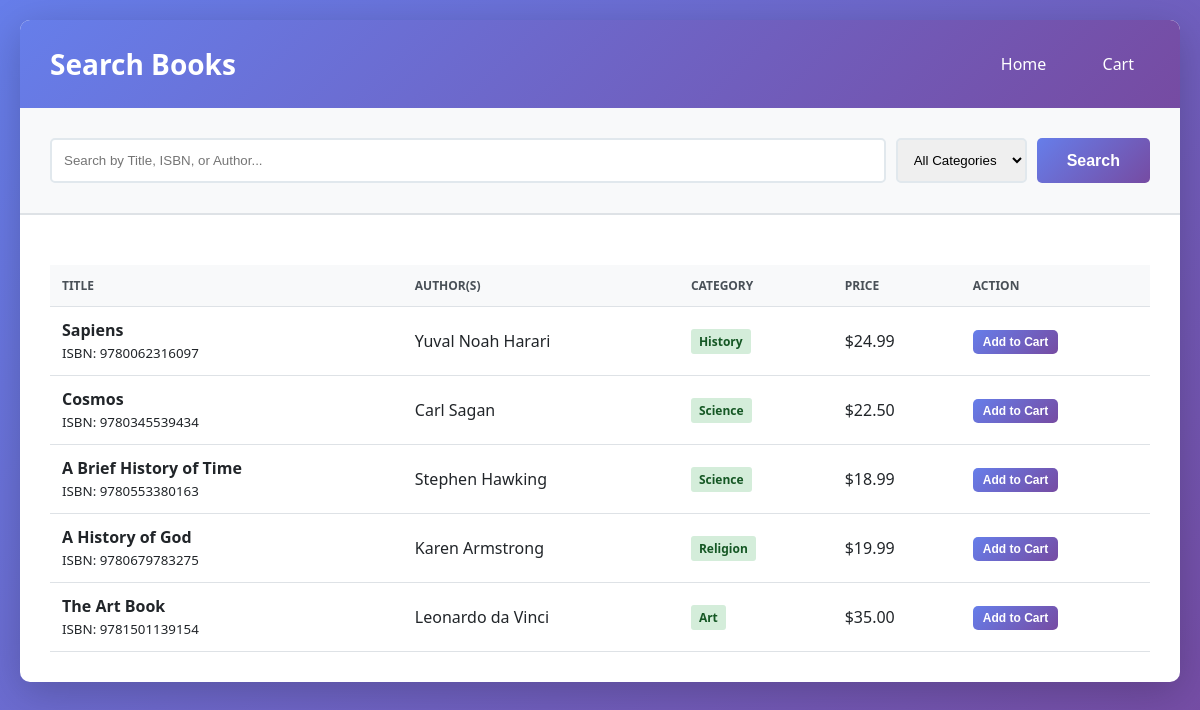
Screenshot of /search_books.php (signed in) with the database file from the repository.
### tables this page shows
CREATE TABLE books (
    isbn VARCHAR(13) PRIMARY KEY,
    title VARCHAR(255) NOT NULL,
    publisher_id INT,
    publication_year INT,
    selling_price DECIMAL(10, 2) NOT NULL,
    category ENUM('Science', 'Art', 'Religion', 'History', 'Geography') NOT NULL,
    quantity_in_stock INT DEFAULT 0,
    threshold_quantity INT DEFAULT 10,
    created_at TIMESTAMP DEFAULT CURRENT_TIMESTAMP,
    FOREIGN KEY (publisher_id) REFERENCES publishers(publisher_id),
    CHECK (quantity_in_stock >= 0),
    CHECK (selling_price > 0)
);

### search_books.php (the view, shortened to what this page needs)
<?php
$conn = getDBConnection();
$search = isset($_GET['q']) ? sanitize($_GET['q']) : '';
$sql = "SELECT b.*, p.name as publisher_name, GROUP_CONCAT(a.name SEPARATOR ', ') as authors
        FROM books b
        LEFT JOIN publishers p ON b.publisher_id = p.publisher_id
        LEFT JOIN book_authors ba ON b.isbn = ba.isbn
        LEFT JOIN authors a ON ba.author_id = a.author_id
        WHERE 1=1";
$sql .= " GROUP BY b.isbn";
$result = $conn->query($sql);
?>
<!DOCTYPE html>
<html>
<head>
    <link rel="stylesheet" href="style.css">
</head>
<body>
    <div class="container">
        <div class="header">
            <h1>Search Books</h1>
            <nav>
                <a href="customer_dashboard.php">Home</a>
                <a href="shopping_cart.php">Cart</a>
            </nav>
        </div>
        <div class="search-bar">
            <form method="GET">
                <input type="text" name="q" placeholder="Search by Title, ISBN, or Author..." value="<?php echo $search; ?>">
                <select name="category" style="padding: 12px; border: 2px solid #e1e8ed; border-radius: 5px;">
                    <option value="">All Categories</option>
                </select>
                <button type="submit" class="btn btn-primary">Search</button>
            </form>
        </div>
        <div class="table-container">
            <table>
                <thead>
                    <tr>
                        <th>Title</th>
                        <th>Author(s)</th>
                        <th>Category</th>
                        <th>Price</th>
                        <th>Action</th>
                    </tr>
                </thead>
                <tbody>
                    <?php if ($result->num_rows > 0): ?>
                        <?php while ($row = $result->fetch_assoc()): ?>
                            <tr>
                                <td>
                                    <strong><?php echo htmlspecialchars($row['title']); ?></strong><br>
                                    <small>ISBN: <?php echo $row['isbn']; ?></small>
                                </td>
                                <td><?php echo htmlspecialchars($row['authors']); ?></td>
                                <td><span class="badge badge-success"><?php echo $row['category']; ?></span></td>
                                <td>$<?php echo $row['selling_price']; ?></td>
                                <td>
                                    <?php if ($row['quantity_in_stock'] > 0): ?>
                                        <form action="add_to_cart.php" method="POST">
                                            <button type="submit" class="btn btn-primary" style="padding: 5px 10px; font-size: 12px;">Add to Cart</button>
                                        </form>
                                    <?php else: ?>
                                        <span class="badge badge-danger">Out of Stock</span>
                                    <?php endif; ?>
                                </td>
                            </tr>
                        <?php endwhile; ?>
                    <?php else: ?>
                        <tr>
                            <td colspan="5" style="text-align:center;">No books found.</td>
                        </tr>
                    <?php endif; ?>
                </tbody>
            </table>
        </div>
    </div>
</body>
</html>

### style.css (style rules this page uses)
* { margin: 0; padding: 0; box-sizing: border-box; }
body { font-family: 'Segoe UI', Tahoma, Geneva, Verdana, sans-serif; background: linear-gradient(135deg, #667eea 0%, #764ba2 100%); min-height: 100vh; padding: 20px; }
.container { max-width: 1200px; margin: 0 auto; background: white; border-radius: 10px; box-shadow: 0 10px 40px rgba(0, 0, 0, 0.2); overflow: hidden; }
.header { background: linear-gradient(135deg, #667eea 0%, #764ba2 100%); color: white; padding: 25px 30px; display: flex; justify-content: space-between; align-items: center; }
.header h1 { font-size: 28px; font-weight: 600; }
.header nav a { color: white; text-decoration: none; margin-left: 20px; padding: 8px 16px; border-radius: 5px; transition: background 0.3s; }
.btn { padding: 12px 30px; border: none; border-radius: 5px; font-size: 16px; font-weight: 600; cursor: pointer; transition: all 0.3s; text-decoration: none; display: inline-block; text-align: center; }
.btn-primary { background: linear-gradient(135deg, #667eea 0%, #764ba2 100%); color: white; }
.table-container { padding: 30px; overflow-x: auto; }
table { width: 100%; border-collapse: collapse; margin-top: 20px; }
table thead { background: #f8f9fa; }
table th, table td { padding: 12px; text-align: left; border-bottom: 1px solid #dee2e6; }
table th { font-weight: 600; color: #495057; text-transform: uppercase; font-size: 12px; }
table td { color: #212529; }
.badge { display: inline-block; padding: 4px 8px; border-radius: 3px; font-size: 12px; font-weight: 600; }
.badge-success { background: #d4edda; color: #155724; }
.search-bar { padding: 30px; background: #f8f9fa; border-bottom: 2px solid #dee2e6; }
.search-bar form { display: flex; gap: 10px; }
.search-bar input { flex: 1; padding: 12px; border: 2px solid #e1e8ed; border-radius: 5px; }

### rows the page displays
books: title "Sapiens", isbn "9780062316097", authors "Yuval Noah Harari", category "History", selling_price "24.99"
books: title "Cosmos", isbn "9780345539434", authors "Carl Sagan", category "Science", selling_price "22.50"
books: title "A Brief History of Time", isbn "9780553380163", authors "Stephen Hawking", category "Science", selling_price "18.99"
books: title "A History of God", isbn "9780679783275", authors "Karen Armstrong", category "Religion", selling_price "19.99"
books: title "The Art Book", isbn "9781501139154", authors "Leonardo da Vinci", category "Art", selling_price "35.00"
